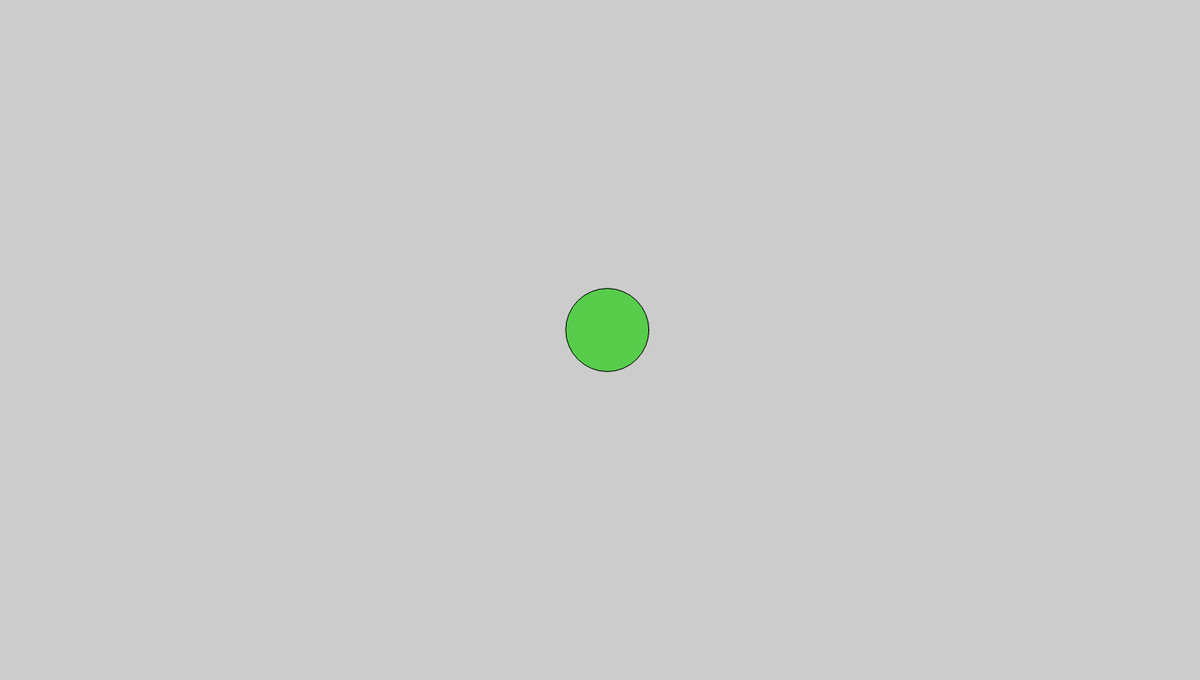
Frame 1 (no input)
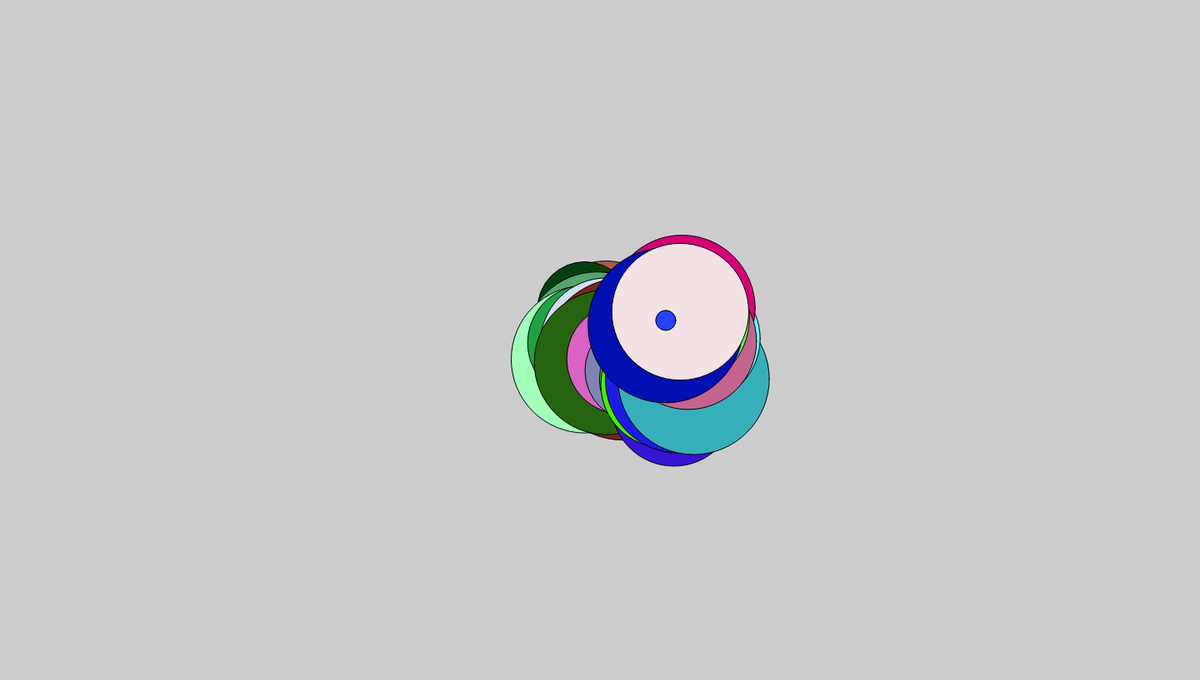
Frame 60 (no input)
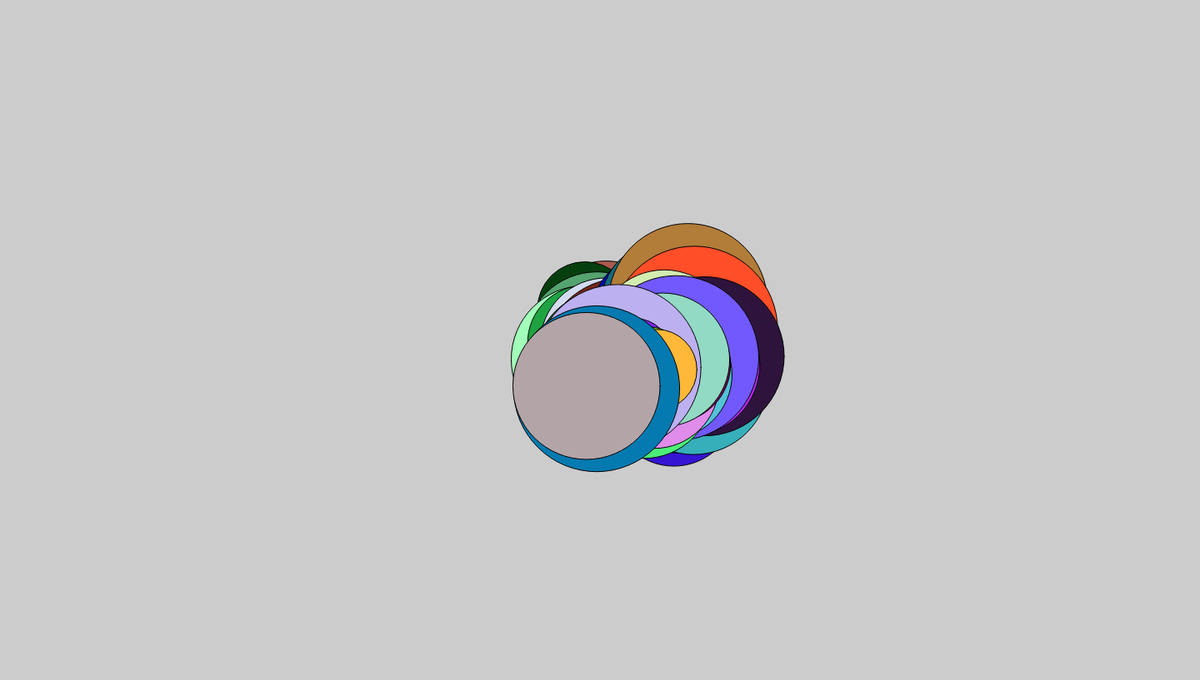
Frame 120 (the mouse pressed at the canvas centre since frame 60)

The p5.js sketch that drew these frames (run headless with seeded random() and noise() and a simulated clock; from frame 60 on, the mouse is pressed at the canvas centre):

// p5.js sketch
// ── sketch.js

//  Variables:
var speed = 20.5;
var diameter;
var x;
var y;

function setup() {
    //  mac dimensions
    createCanvas(1440, 817);
    x = width / 2;
    y = height / 2;

    background(204);
}

function draw() {
    // PRINT SHAPES AND MOVE THEM RANDOMLY  :
    // ================================
    //  gives the x values of the coordinates as random values from the speed specified above
    x += random(-speed, speed);
    y += random(-speed, speed);
    diameter = random(-200, 200);
    c = color(random(0, 255), random(0, 255), random(0, 255));
    fill(c);
    ellipse(x, y, diameter, diameter);


}
